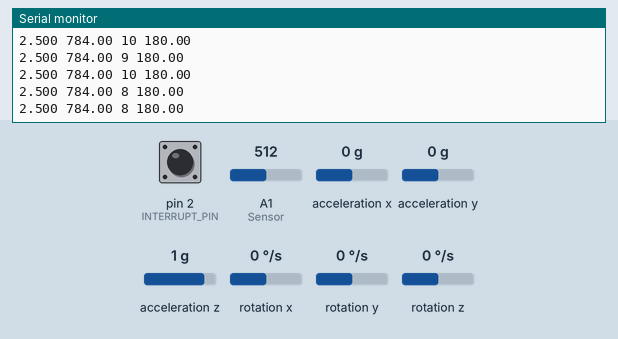
This sketch was run on a simulated Arduino Uno, built with avr-gcc and run on an emulated ATmega328P. Parts: the last lines printed to the serial monitor. Inputs (shaded band) come from the test bench; at power-on: A1 (Sensor) = 512, pin 2 (INTERRUPT_PIN) LOW, acceleration x 0 g, acceleration y 0 g, acceleration z 1 g, rotation x 0 °/s, rotation y 0 °/s, rotation z 0 °/s. The sensor or clock chip raises its interrupt line as the real part does.

Above: at 6.2 s.
6.3 s: A1 (Sensor) set to 114
At 7.1 s:
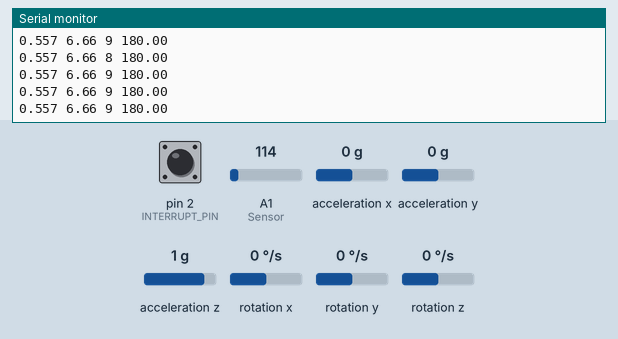
7.8 s: A1 (Sensor) set to 97
At 8.5 s:
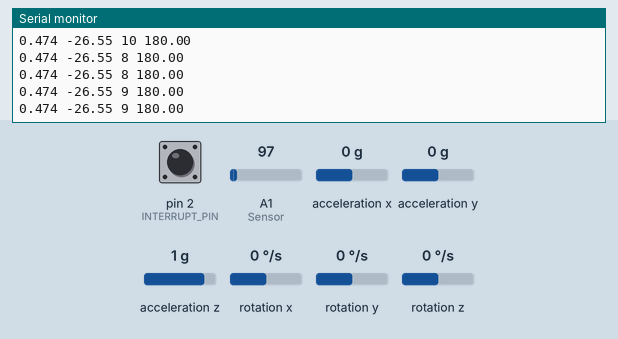
Timing chart, 0 to 10.8 s (numbered marks = the images above; inputs shaded):
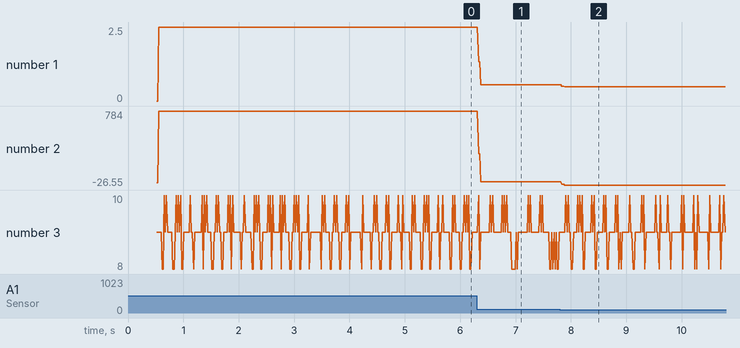

Measured:
- after the input at 6.3 s, the serial monitor: prints a new line at once (image 1)
- after the input at 7.8 s, the serial monitor: prints a new line at once (image 2)
- plotted number 1: 2.5 → 0.56 after the input at 6.3 s, 0.56 → 0.47 after the input at 7.8 s
- plotted number 2: 784 → 6.66 after the input at 6.3 s, 6.66 → -26.55 after the input at 7.8 s

The sketch:

pid_balancing_seesaw.ino
```cpp
#define RECEIVER_COMMUNICATION_TIMEOUT 200
#define RECEIVER_MIN_VALUE 306
#define RECEIVER_MAX_VALUE 1693
#define QUADCOPTER_MAX_TILT_ANGLE 30
#define INTERRUPT_PIN 2
#define IMU_COMMUNICATION_TIMEOUT 200

#define ACCEL_OFFSET_X -1370
#define ACCEL_OFFSET_Y 1293
#define ACCEL_OFFSET_Z 1358
#define GYRO_OFFSET_X 82
#define GYRO_OFFSET_Y -32
#define GYRO_OFFSET_Z 11
//-1378.00000,  1283.00000, 1354.00000, 83.00000, -32.00000,  10.00000
//-1376.00000,  1283.00000, 1354.00000, 83.00000, -32.00000,  11.00000

//-1234.00000,  1255.00000, 1330.00000, 81.00000, -31.00000,  12.00000
//


#define MIN_MOTOR_PULSE_WIDTH 1000
#define MAX_MOTOR_PULSE_WIDTH 2000

#define KP_roll 1.00
#define KI_roll 0.0005
#define KD_roll 400.00


struct Orientation {
  double YawAngle;
  double PitchAngle;
  double RollAngle;
};

struct IMU_Values {
  bool Error;
  bool NewDataAvailable;
  unsigned long DeltaTime;
  struct Orientation CurrentOrientation;
};
```

IMU.ino
```cpp
#include "I2Cdev.h"
#include "MPU6050_6Axis_MotionApps20.h"
#if I2CDEV_IMPLEMENTATION == I2CDEV_ARDUINO_WIRE
#include "Wire.h"
#endif
MPU6050 mpu;

// MPU control/status vars
bool dmpReady = false;  // set true if DMP init was successful
uint8_t mpuIntStatus;   // holds actual interrupt status byte from MPU
uint8_t devStatus;      // return status after each device operation (0 = success, !0 = error)
uint16_t packetSize;    // expected DMP packet size (default is 42 bytes)
uint16_t fifoCount;     // count of all bytes currently in FIFO
uint8_t fifoBuffer[64]; // FIFO storage buffer

Quaternion q;           // [w, x, y, z]         quaternion container
VectorInt16 aa;         // [x, y, z]            accel sensor measurements
VectorInt16 aaReal;     // [x, y, z]            gravity-free accel sensor measurements
VectorInt16 aaWorld;    // [x, y, z]            world-frame accel sensor measurements
VectorFloat gravity;    // [x, y, z]            gravity vector
float euler[3];         // [psi, theta, phi]    Euler angle container
float ypr[3];           // [yaw, pitch, roll]   yaw/pitch/roll container and gravity vector
volatile bool mpuInterrupt = false;     // indicates whether MPU interrupt pin has gone high
void dmpDataReady() {
  mpuInterrupt = true;
}

unsigned long last_time = 0;

void initializeIMU() {
  #if I2CDEV_IMPLEMENTATION == I2CDEV_ARDUINO_WIRE
    Wire.begin(100);
  #elif I2CDEV_IMPLEMENTATION == I2CDEV_BUILTIN_FASTWIRE
    Fastwire::setup(100, true);
  #endif

  mpu.initialize();
  pinMode(INTERRUPT_PIN, INPUT);

  if(!mpu.testConnection()){
    Serial.println("*imu test connection failed!");
  }
  devStatus = mpu.dmpInitialize();
  mpu.setXGyroOffset(GYRO_OFFSET_X);
  mpu.setYGyroOffset(GYRO_OFFSET_Y);
  mpu.setZGyroOffset(GYRO_OFFSET_Z);
  mpu.setXAccelOffset(ACCEL_OFFSET_X);
  mpu.setYAccelOffset(ACCEL_OFFSET_Y);
  mpu.setZAccelOffset(ACCEL_OFFSET_Z);

  if (devStatus == 0) {
    mpu.setDMPEnabled(true);
    attachInterrupt(digitalPinToInterrupt(INTERRUPT_PIN), dmpDataReady, RISING);
    mpuIntStatus = mpu.getIntStatus();
    dmpReady = true;

    packetSize = mpu.dmpGetFIFOPacketSize();
  }
}

struct IMU_Values GetIMU_Values() {
  struct IMU_Values o;
  o.NewDataAvailable = false;
  if (!dmpReady)
    return o;

  unsigned long current_time = millis();
  unsigned long delta_time = current_time - last_time;

  if (mpu.dmpGetCurrentFIFOPacket(fifoBuffer)) { // Get the Latest packet
    mpu.dmpGetQuaternion(&q, fifoBuffer);
    mpu.dmpGetGravity(&gravity, &q);
    mpu.dmpGetYawPitchRoll(ypr, &q, &gravity);

    o.CurrentOrientation.YawAngle = (ypr[0] * 180 / M_PI)+180;
    o.CurrentOrientation.RollAngle = (ypr[1] * 180 / M_PI * -1)+180; //-1 for changing rotation
    o.CurrentOrientation.PitchAngle = (ypr[2] * 180 / M_PI)+180;
    o.NewDataAvailable = true;
    o.DeltaTime = delta_time;

    if (last_time == 0){
      last_time = current_time;
      o.Error = true;
      return o;
    }
    last_time = current_time;
  }

  if(delta_time > IMU_COMMUNICATION_TIMEOUT){
      o.Error = true;
  }else{
      o.Error = false;
  }

  return o;
}
```

setup_loop.ino
```cpp
float V, P,V_ort,P_ort,V_tot,P_tot,i;
const float  OffSet = 0.540 ;
float start_time,end_time,time_diff;

void setup() {
  initializeIMU();
  Serial.begin(115200);
  start_time=millis();
}

void loop() {
  struct IMU_Values imuValues = GetIMU_Values();

  V = analogRead(A1) * 5.00 / 1024;     //Sensor output voltage

  P = (V - OffSet) * 400;             //Calculate water pressure
  if (i<5.00){
      i=i+1.00;
      V_tot=V_tot+V;
      P_tot=P_tot+P;
  }
  if(i==5.00){
      V_ort=V_tot/i;
      P_ort=P_tot/i;
      V_tot=0.00;
      P_tot=0.00;
      i=0.00;
  }
  end_time=millis();
  time_diff=end_time-start_time;
  if(time_diff>10){

  //Serial.print("Voltage:");
  Serial.print(V_ort, 3);
  Serial.print(" ");

  //Serial.print(" Pressure:");
  Serial.print(P_ort, 2);
  Serial.print(" ");

  Serial.print(imuValues.DeltaTime);
  Serial.print(" ");

  //Serial.print("Yaw:");
  Serial.print(imuValues.CurrentOrientation.YawAngle);
  Serial.println(" ");

  //Serial.print("Delta_Time:");

  start_time=millis();
  }


  if(imuValues.NewDataAvailable == false){
    return;
  }

}
```
